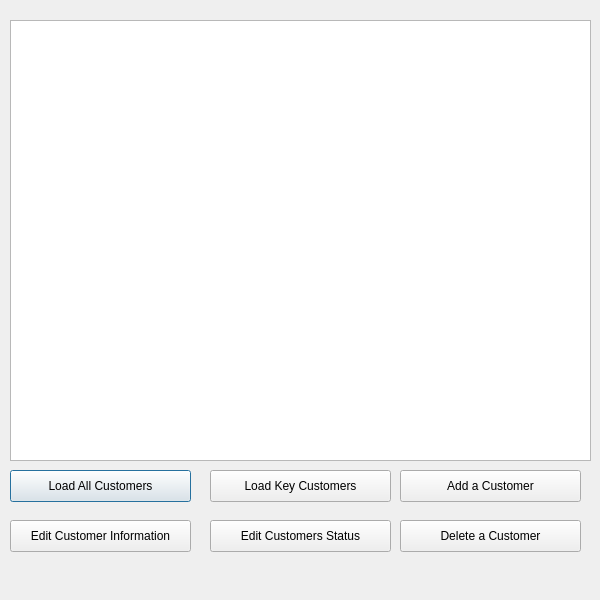
<?xml version="1.0" encoding="UTF-8"?>
<ui version="4.0">
 <class>viewDatabase</class>
 <widget class="QDialog" name="viewDatabase">
  <property name="geometry">
   <rect>
    <x>0</x>
    <y>0</y>
    <width>600</width>
    <height>600</height>
   </rect>
  </property>
  <property name="windowTitle">
   <string>Dialog</string>
  </property>
  <widget class="QTableView" name="tableView">
   <property name="geometry">
    <rect>
     <x>10</x>
     <y>20</y>
     <width>581</width>
     <height>441</height>
    </rect>
   </property>
  </widget>
  <widget class="QPushButton" name="loadDatabase">
   <property name="geometry">
    <rect>
     <x>10</x>
     <y>470</y>
     <width>181</width>
     <height>32</height>
    </rect>
   </property>
   <property name="text">
    <string>Load All Customers</string>
   </property>
  </widget>
  <widget class="QPushButton" name="loadDatabase_2">
   <property name="geometry">
    <rect>
     <x>210</x>
     <y>470</y>
     <width>181</width>
     <height>32</height>
    </rect>
   </property>
   <property name="text">
    <string>Load Key Customers</string>
   </property>
  </widget>
  <widget class="QPushButton" name="loadDatabase_3">
   <property name="geometry">
    <rect>
     <x>210</x>
     <y>520</y>
     <width>181</width>
     <height>32</height>
    </rect>
   </property>
   <property name="text">
    <string>Edit Customers Status</string>
   </property>
  </widget>
  <widget class="QPushButton" name="loadDatabase_4">
   <property name="geometry">
    <rect>
     <x>10</x>
     <y>520</y>
     <width>181</width>
     <height>32</height>
    </rect>
   </property>
   <property name="text">
    <string>Edit Customer Information</string>
   </property>
  </widget>
  <widget class="QPushButton" name="loadDatabase_5">
   <property name="geometry">
    <rect>
     <x>400</x>
     <y>470</y>
     <width>181</width>
     <height>32</height>
    </rect>
   </property>
   <property name="text">
    <string>Add a Customer</string>
   </property>
  </widget>
  <widget class="QPushButton" name="loadDatabase_6">
   <property name="geometry">
    <rect>
     <x>400</x>
     <y>520</y>
     <width>181</width>
     <height>32</height>
    </rect>
   </property>
   <property name="text">
    <string>Delete a Customer</string>
   </property>
  </widget>
 </widget>
 <resources/>
 <connections/>
</ui>
